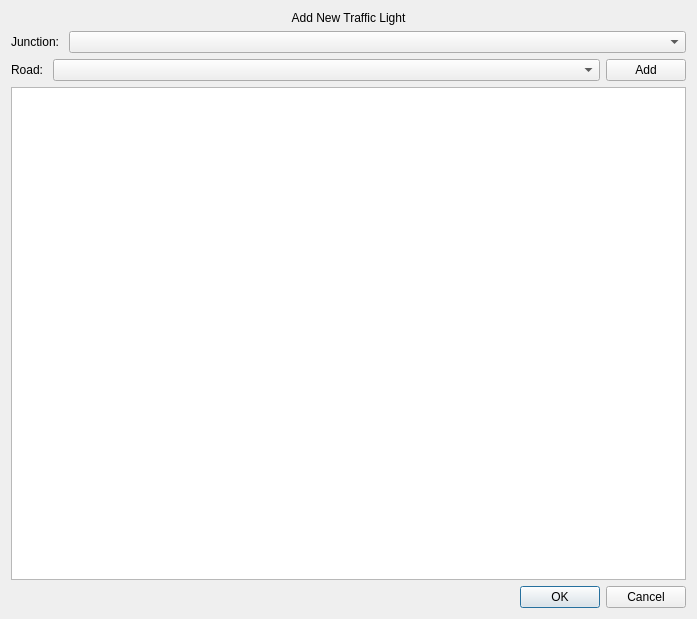
<?xml version="1.0" encoding="UTF-8"?>
<ui version="4.0">
 <class>AddTrafficLightDialog</class>
 <widget class="QDialog" name="AddTrafficLightDialog">
  <property name="geometry">
   <rect>
    <x>0</x>
    <y>0</y>
    <width>697</width>
    <height>619</height>
   </rect>
  </property>
  <property name="windowTitle">
   <string>Dialog</string>
  </property>
  <layout class="QGridLayout" name="gridLayout">
   <item row="0" column="0">
    <layout class="QVBoxLayout" name="verticalLayout">
     <item>
      <widget class="QLabel" name="label_head">
       <property name="text">
        <string>Add New Traffic Light</string>
       </property>
       <property name="alignment">
        <set>Qt::AlignCenter</set>
       </property>
      </widget>
     </item>
     <item>
      <layout class="QHBoxLayout" name="horizontalLayout" stretch="0,1">
       <item>
        <widget class="QLabel" name="label_junction">
         <property name="text">
          <string>Junction: </string>
         </property>
        </widget>
       </item>
       <item>
        <widget class="QComboBox" name="comboBox_junction"/>
       </item>
      </layout>
     </item>
     <item>
      <layout class="QHBoxLayout" name="horizontalLayout_2" stretch="0,1,0">
       <item>
        <widget class="QLabel" name="label_road">
         <property name="text">
          <string>Road: </string>
         </property>
        </widget>
       </item>
       <item>
        <widget class="QComboBox" name="comboBox_road"/>
       </item>
       <item>
        <widget class="QPushButton" name="pushButton_add">
         <property name="text">
          <string>Add</string>
         </property>
        </widget>
       </item>
      </layout>
     </item>
     <item>
      <widget class="QListView" name="listView"/>
     </item>
     <item>
      <widget class="QDialogButtonBox" name="buttonBox">
       <property name="orientation">
        <enum>Qt::Horizontal</enum>
       </property>
       <property name="standardButtons">
        <set>QDialogButtonBox::Cancel|QDialogButtonBox::Ok</set>
       </property>
      </widget>
     </item>
    </layout>
   </item>
  </layout>
 </widget>
 <resources/>
 <connections>
  <connection>
   <sender>buttonBox</sender>
   <signal>accepted()</signal>
   <receiver>AddTrafficLightDialog</receiver>
   <slot>accept()</slot>
   <hints>
    <hint type="sourcelabel">
     <x>248</x>
     <y>254</y>
    </hint>
    <hint type="destinationlabel">
     <x>157</x>
     <y>274</y>
    </hint>
   </hints>
  </connection>
  <connection>
   <sender>buttonBox</sender>
   <signal>rejected()</signal>
   <receiver>AddTrafficLightDialog</receiver>
   <slot>reject()</slot>
   <hints>
    <hint type="sourcelabel">
     <x>316</x>
     <y>260</y>
    </hint>
    <hint type="destinationlabel">
     <x>286</x>
     <y>274</y>
    </hint>
   </hints>
  </connection>
 </connections>
</ui>
